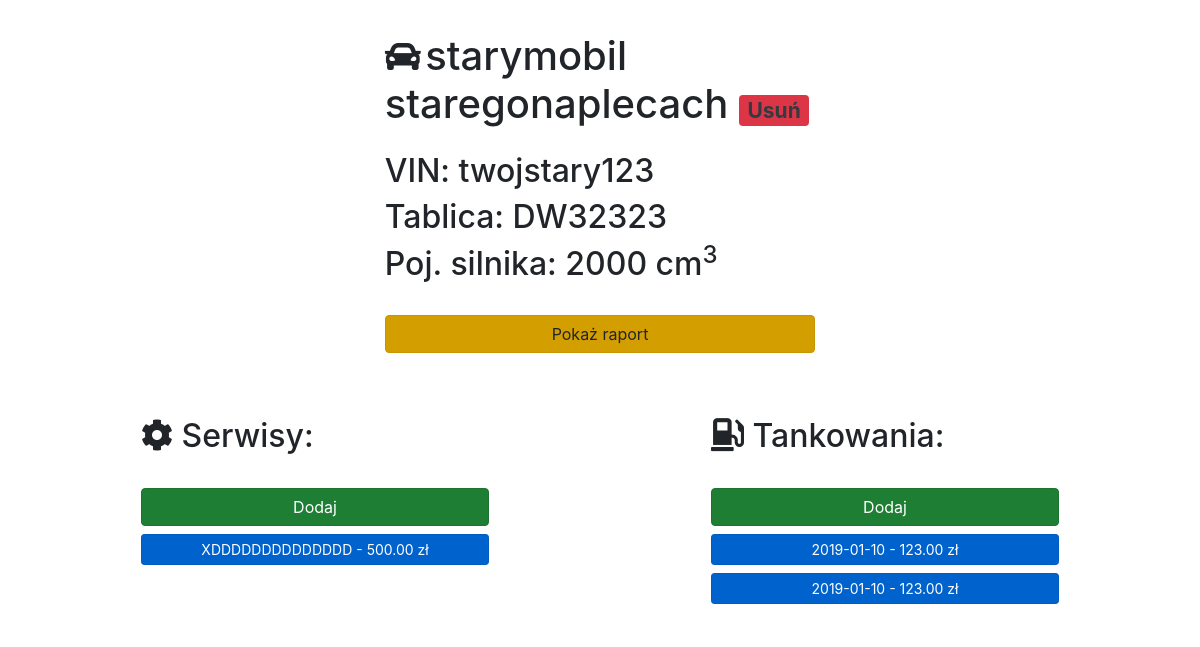
Screenshot of /car/16/ with the database file from the repository.
### Site/models.py (models this page shows)
class Car(models.Model):
    user = models.ForeignKey(User, on_delete=models.CASCADE)
    mark_text = models.CharField(max_length=32, null=False, default='', verbose_name="Marka")
    model_text = models.CharField(max_length=32, null=False, default='', verbose_name="Model")
    vin_text = models.CharField(max_length=17, null=True, verbose_name="Numer VIN")
    plate_text = models.CharField(max_length=10, null=True, verbose_name="Rejestracja")
    engine_float = models.DecimalField(max_digits=8, decimal_places=0, null=True, verbose_name="Poj. silnika")
    services = models.ManyToManyField(Service)
    refueling = models.ManyToManyField(Fueling)
    created_date = models.DateField(default=timezone.now, verbose_name="Data")
    class Meta:
        ordering = ['-created_date']
    def __str__(self):
        return f"{self.mark_text} {self.model_text}"

class Service(models.Model):
    mileage_number = models.DecimalField(max_digits=8, decimal_places=0, verbose_name="Przebieg")
    cash_float = models.DecimalField(max_digits=6, decimal_places=2, verbose_name="Kwota")
    note_text = models.CharField(max_length=256, blank=True, null=True, verbose_name="Notatka")
    title_text = models.CharField(max_length=32, verbose_name="Tytuł")
    created_date = models.DateField(default=timezone.now, verbose_name="Data")
    class Meta:
        ordering = ['-created_date']
    def __str__(self):
        return f"{self.title_text} - {self.cash_float} zł"

class Fueling(models.Model):
    mileage_number = models.DecimalField(max_digits=8, decimal_places=0, verbose_name="Przebieg")
    cash_float = models.DecimalField(max_digits=6, decimal_places=2, verbose_name="Kwota")
    liters_float = models.DecimalField(max_digits=6, decimal_places=2, verbose_name="Litry")
    created_date = models.DateField(default=timezone.now, verbose_name="Data")
    class Meta:
        ordering = ['-created_date']
    def __str__(self):
        return f"{self.created_date} - {self.cash_float} zł"

### Site/views.py (the view)
# urls.py: path('car/<int:Car_id>/', views.CarView, name="car"),
@csrf_exempt
def CarView(request, Car_id):
    try:
        car = Car.objects.get(pk=Car_id)
    except Car.DoesNotExist:
        raise Http404("no car!")
    context = {
        "car": car,
    }
    return render(request, "Site/car.html", context)

### templates/Site/car.html (shortened to what this page needs)
<!DOCTYPE html>
<html lang="en">
<head>
    {% load bootstrap4 %}
    {% bootstrap_css %}
    <link rel="stylesheet"
          href="https://cdnjs.cloudflare.com/ajax/libs/font-awesome/4.7.0/css/font-awesome.min.css">
    <link rel='stylesheet' href='https://use.fontawesome.com/releases/v5.5.0/css/all.css'
>
</head>
<body class="bg">
<main>
    <div class="container">
        <header>
            <div class="jumbotron p-3 mt-3 bg-white mx-auto col-sm-6 col-md-5">
                <i class="fa fa-car" style="font-size:36px;"></i>
                <h1 style="display:inline;">{{ car }}   </h1>
                <h3 style="display:inline;"><span class="badge badge-danger"><a href="{% url 'delete_car' car.id %}"
                                                                                class="button text-dark"
                                                                                role="button"
                                                                                aria-pressed="true">Usuń</a></span>
                </h3>
                <br><br>
                <h2>VIN: {{ car.vin_text }}</h2>
                <h2>Tablica: {{ car.plate_text }}</h2>
                <h2>Poj. silnika: {{ car.engine_float }} cm<sup>3</sup></h2>
                <br>
                <a href="{% url 'report' car.id %}" class="btn btn-warning btn-block active mx-auto" role="button"
                   aria-pressed="true">Pokaż raport</a>
            </div>
        </header>
        <div class="row">
            <div class="jumbotron p-3 bg-white col-sm-4 offset-md-1 offset-sm-1">
                <h2><i class="fas fa-cog"></i> Serwisy:</h2><br>
                <a href="{% url 'add_service' car.id %}" class="btn btn-success btn-block active mx-auto"
                   role="button" aria-pressed="true">Dodaj</a>
                {% for service in car.services.iterator %}
                    <a href="{% url 'service' car.id service.id %}"
                       class="btn btn-sm btn-primary btn-block active mx-auto" role="button"
                       aria-pressed="true">{{ service }}</a>
                {% endfor %}
            </div>
            <div class="jumbotron p-3 bg-white col-sm-4 offset-md-2 offset-sm-2">
                <h2><i class='fas fa-gas-pump' style='font-size:33px'></i> Tankowania:</h2><br>
                <a href="{% url 'add_fueling' car.id %}" class="btn btn-success btn-block active mx-auto"
                   role="button" aria-pressed="true">Dodaj</a>
                {% for fuel in car.refueling.iterator %}
                    <a href="{% url 'fuel' car.id fuel.id %}"
                       class="btn btn-sm btn-primary btn-block active mx-auto" role="button"
                       aria-pressed="true">{{ fuel }}</a>
                {% endfor %}
            </div>
        </div>
    </div>
</main>
</body>
</html>

### templates/Site/car.html (style rules this page uses)
body, html { height: 100%; margin: 0; }
.bg { background-image: url("https://images.wallpaperscraft.com/image/highway_cars_city_traffic_buildings_black_white_25566_1920x1080.jpg"); height: 100%; background-position: center; background-repeat: no-repeat; background-attachment: fixed; background-size: cover; }

### rows the page displays
Car: mark_text+model_text "starymobil staregonaplecach", vin_text "twojstary123", plate_text "DW32323", engine_float "2000"
Service: title_text+cash_float "XDDDDDDDDDDDDDD - 500.00 zł"
Fueling: created_date+cash_float "2019-01-10 - 123.00 zł"
Fueling: created_date+cash_float "2019-01-10 - 123.00 zł"
